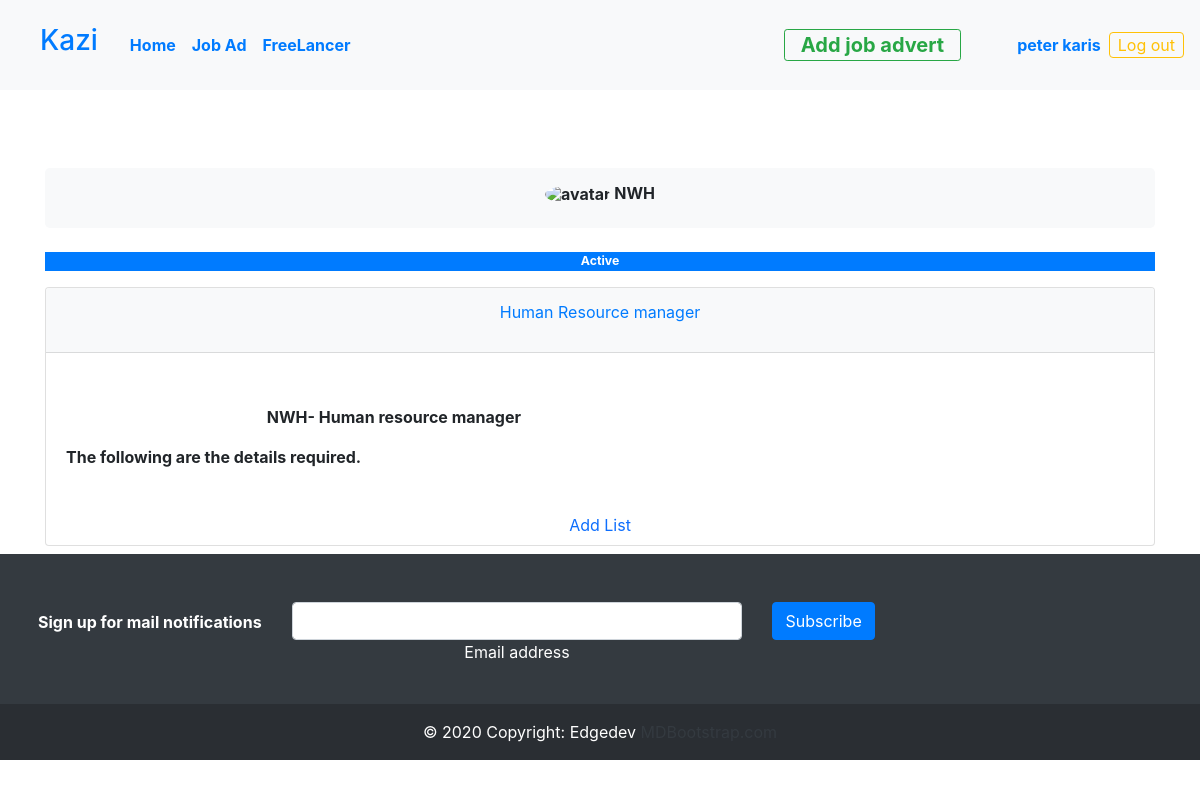
Page /jobs/view-job/1/ (signed in) on the committed database.
### jobs/models.py (models this page shows, shortened)
class User_profile(AbstractBaseUser,PermissionsMixin):
    email = models.EmailField(verbose_name="enter email", unique=True)
    username = models.CharField(max_length=200,verbose_name="username", unique="True")
    First_name = models.CharField(max_length=200,verbose_name="first name")
    Last_name = models.CharField(max_length=200,verbose_name="first name")
    phone_number = models.CharField(max_length=12,verbose_name="enter phone number")
    date_joined = models.DateField(auto_now_add=True)
    last_login = models.DateField(verbose_name='last_login', auto_now=True)
    is_admin = models.BooleanField(default=False)
    is_active = models.BooleanField(default= True)
    is_staff = models.BooleanField(default=False)
    is_superuser =models.BooleanField(default=False)
    USERNAME_FIELD = 'email'
    REQUIRED_FIELDS= ['username','First_name','Last_name','phone_number']
    objects=userManagement()
    def __str__(self):
        return self.First_name + " " + self.Last_name

class Jobs(models.Model):
    poster = models.ForeignKey(User_profile,on_delete=SET_NULL,null=True)
    Job_Title = models.CharField(max_length=200,verbose_name='enter Job title')
    Company_name = models.CharField(max_length=200,verbose_name='company name')
    Job_category = models. ForeignKey(jobCategory, on_delete= models.SET_NULL, null = True)
    short_description = models.TextField()
    job_description = RichTextField()
    date_added = models.DateField(auto_now_add=True)
    is_active = models.BooleanField(default= True)

### jobs/views.py (the view)
# urls.py: path('jobs/view-job/<str:pk>/', views.ViewJob, name = "view-job"),
def ViewJob(request,pk):
    job = Jobs.objects.get(id = pk)
    context = {'job':job}
    return render(request, 'job.html', context)

### jobs/templates/job.html (shortened to what this page needs)
{% extends 'main.html' %}
{% block content%}
<div class="home-container pt-5 mt-5">
    <div class="container pt-4 mt-5 py-2">
        <div class="row">
            <div class="col text-center">
              <nav aria-label="breadcrumb" class="bg-light rounded-3 p-3 mb-4">
                <h6 class="fw-bold"><img src="https://mdbcdn.b-cdn.net/img/Photos/new-templates/bootstrap-chat/ava3.webp" alt="avatar"
                    class="rounded-circle img-fluid" style="width: 20px;"> {{job.Company_name}}</h6>
              </nav>
            </div>
        </div>
        <div class="status">
            {% if job.is_active is True %}
            <p class="p-0 text-white bg-primary" style="font-size: .77rem;"> Active </p>
           {% else %}
            <p class=" p-0 text-danger bg-light "> Not hiring at the moment </p>
           {% endif %}
        </div>
        <div class="card">
            <div >
                <div class="card-header bg-light text-primary d-flex justify-content-evenly">
                    <p>{{job.Job_Title}}</p>
                </div>
                <div class="prod_view">
                    <div class="info">
                        <div class="card-body">
                                 <p>{{job.job_description|safe}}</p>
                        </div>
                        <div class="to_cart">
                            <a class="nav-item nav-link text-center" href="#"> Add List</a>
                        </div>
                    </div>
                </div>
            </div>
        </div>
    </div>
</div>
{% endblock %}

### jobs/templates/navbar.html (shortened to what this page needs)
  <nav class="navbar navbar-expand-lg navbar-light fixed-top bg-light">
      <a class="nav-item nav-link" href="/"> <h3 class=" text-primary p-2 p-lg-2 text-center text-sm-start text-decoration-none"> Kazi </h3> </a>
      <div class="collapse navbar-collapse" id="navbarNavAltMarkup">
        <ul class="navbar-nav mr-auto">
          <li class="nav-item active">
            <a class="nav-link text-primary fw-bold" href="{% url 'home'%}">Home <span class="sr-only">(current)</span></a>
          </li>
          <li class="nav-item">
            <a class="nav-link text-primary fw-bold" href="{% url 'jobs' %}">Job Ad</a>
          </li>
          <li class="nav-item">
            <a class="nav-link text-primary fw-bold" href="{% url 'wall' %}">FreeLancer</a>
          </li>
        </ul>
        <div class="navbar-nav ">
          <button class="btn btn-sm btn-outline-success btn-pill transition-3d-hover px-2 p-0 mx-5"> <a class="nav-item nav-link fw-bold transition-3d-hover px-2 fs-5 text-success p-0 px-2 " href="{% url 'add-job' %}"> Add job advert </a></button>
        </div>
        {% if request.user.is_authenticated %}
        <p  class="nav-item   text-primary font-size-20 fw-bold m-2 my-lg-0"> <a href="{% url 'userprofile' %}"> {{request.user}} </a>  </p>
        <a href="{% url 'logout' %}" class="btn btn-outline-warning my-0 p-0 px-2 my-sm-0"> Log out </a>
        {% else %}
        <a href="{% url 'login' %}" class="nav-link link-warning m-2 fw-bold fs-6 rounded-3"> Login</a>
        <a href="{% url 'register' %}" class="nav-link link-warning m-2 fw-bold fs-6 rounded-3"> Signup</a>
        {% endif%}
      </div>
    </nav>

### jobs/templates/job.html (style rules this page uses)
.status { font-size: .77rem; font-weight: bold; text-align: center; }

### rows in the picture
User_profile: user "peter karis"
Jobs: Company_name "NWH", Job_Title "Human Resource manager", job_description "NWH- Human resource manager The following are the details required."
